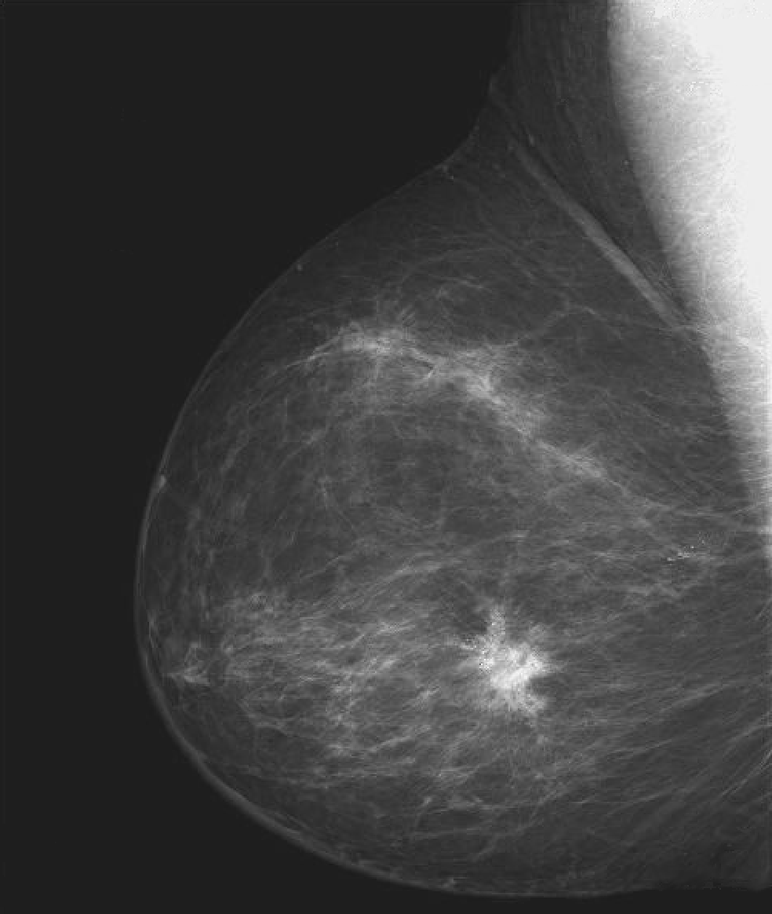
#> input picture Imagenes_Pruebas/ima_medica.tif, 772 x 914 px, shrunk from 984 x 1164 before the run
$ jupyter execute --allow-errors '3.10 Ruido Gausiano .ipynb'   (shell and % lines are left out)
#> lines starting #> are read from the running program, lines starting #| are printed output that depends on the picture
Espectro de energía constante para todas las frecuencias:
   • Afecta a la imagen completa.

   • La intensidad de todos los píxeles se ve alterada.

Descargar de la página del curso la imagen kidney.tif

Obtener el histograma de la imagen

Añadir ruido gaussiano que afecte al 2%,3% y6% de los pixeles y tres valores de desviación
estandard

Obtener el histograma de la imagen con ruido para cada uno de los parámetros anteriores

Comparar histogramas, original y los que resulten de cada porcentaje de ruido en los pixeles.

Debe usar la opción subplot para mostrar las imagenes e histogramas. Filtrar el ruido gaussiano con tres tipos de ventanas 3x3,4x4 y 5x5.

Escriba en cuatro oraciones como considera que deben ser los valores de la desviación estandard para garantizar la remoción del ruido de tipo Gaussiano.

Imagen utilizada para la evaluación:


 Ubicada en la carpeta pruebas.

[cell 1]

from PIL import Image, ImageFilter

desviacion = 10
imagen_original = Image.open('Imagenes_Pruebas/ima_medica.tif')
#> imagen_original is the input picture: PIL image 772x914 L; min 18, max 255, mean 66.6

#> (the rest of this cell did not finish here and is left out)

[cell 2]

import cv2
import numpy as np
from matplotlib import pyplot as plt
img = cv2.imread('Imagenes_Pruebas/ima_medica.tif',0)
plt.hist(img.ravel(),256,[0,256]);
plt.show()
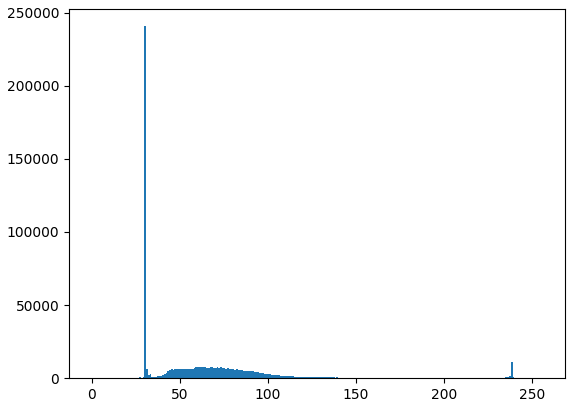
#> figure drawn by matplotlib, 1 panel; tallest bar 240722 high, from x = 30 to 31

O puede usar el gráfico normal de matplotlib, que sería bueno para el gráfico BGR. Para eso, primero debes encontrar los datos del histograma. Pruebe el siguiente código:

[cell 3]
img = cv2.imread('Imagenes_Pruebas/ima_medica.tif')
#> img: shape (914, 772, 3); min 18, max 255, mean 66.6
color = ('b','g','r')
for i,col in enumerate(color):
    histr = cv2.calcHist([img],[i],None,[256],[0,256])
    plt.plot(histr,color = col)
    plt.xlim([0,256])
plt.show()
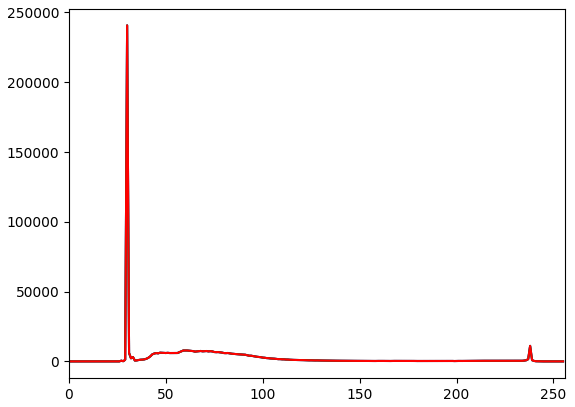
#> figure drawn by matplotlib, 1 panel; curve peaks at x = 30, y = 240722; curve peaks at x = 30, y = 240722; curve peaks at x = 30, y = 240722

[cell 4]
from PIL import Image, ImageFilter

desviacion = 10
imagen_original = Image.open('Imagenes_Pruebas/ima_medica.tif')

plt.subplot(121),plt.imshow(imagen_original),plt.title('Original')
plt.xticks([]), plt.yticks([])
imagen_filtrada = imagen_original.filter(ImageFilter.GaussianBlur(desviacion))

plt.subplot(122),plt.imshow(imagen_filtrada),plt.title('Filtro Gausiano')
plt.xticks([]), plt.yticks([])
imagen_filtrada.save('Imagenes_Pruebas/ima_medica_2.tif')

imagen_original.close()

imagen_filtrada.close()
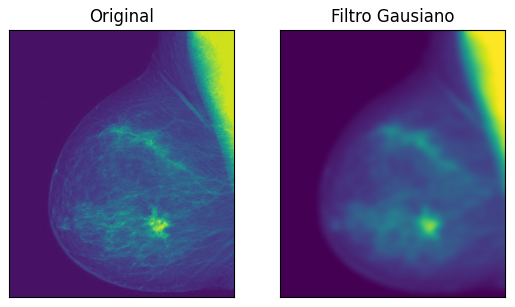
#> figure drawn by matplotlib, 2 panels

[cell 5]
img = cv2.imread('Imagenes_Pruebas/ima_medica.tif',0)
plt.hist(img.ravel(),256,[0,256]);

[cell 6]
img = cv2.imread('Imagenes_Pruebas/ima_medica_2.tif',0)
plt.hist(img.ravel(),256,[0,256]);
#> figure, not shown here; tallest bar 222044 high, from x = 30 to 31

$ run again, with Imagenes_Pruebas/sal_pimienta.tif copied over Imagenes_Pruebas/ima_medica.tif
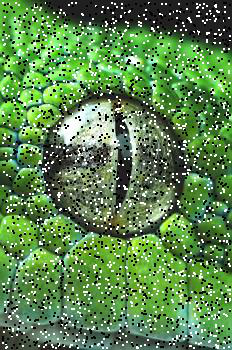
#> input picture Imagenes_Pruebas/sal_pimienta.tif, 232 x 350 px
#> imagen_original is the input picture: PIL image 232x350 RGB; mean R, G, B 92.1, 132.9, 78.8
#> `img = cv2.imread('Imagenes_Pruebas/ima_medica_2.tif',0)`:
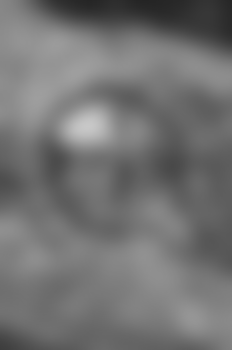
#> img: shape (350, 232); min 36, max 200, mean 114.2
#> `[cell 6] img = cv2.imread('Imagenes_Pruebas/ima_medica_2.tif',0) plt.h..`:
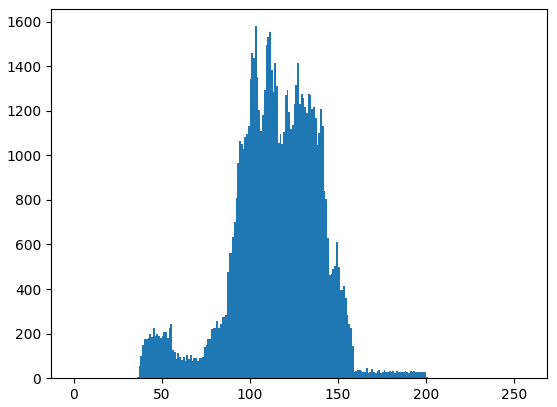
#> figure drawn by matplotlib, 1 panel; tallest bar 1579 high, from x = 103 to 104
